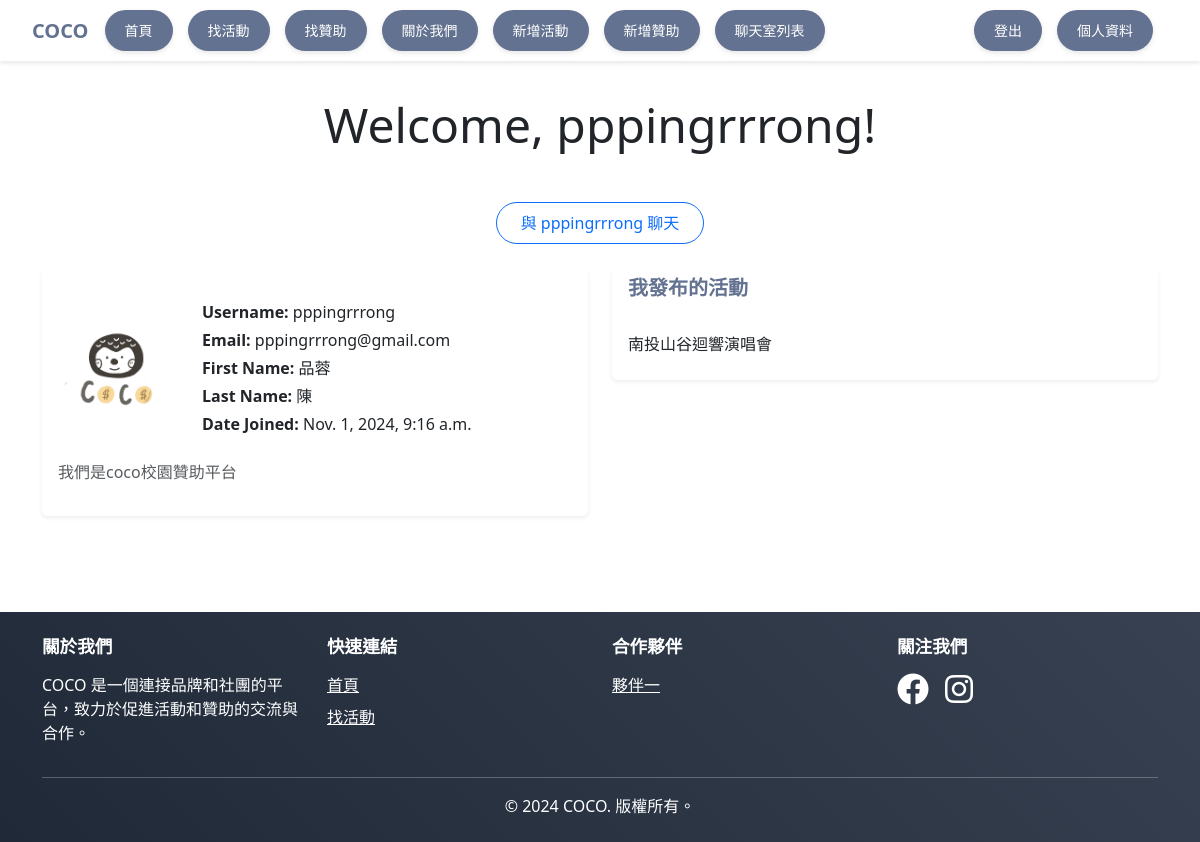
/user/2/, run on an earlier commit of the app's database.
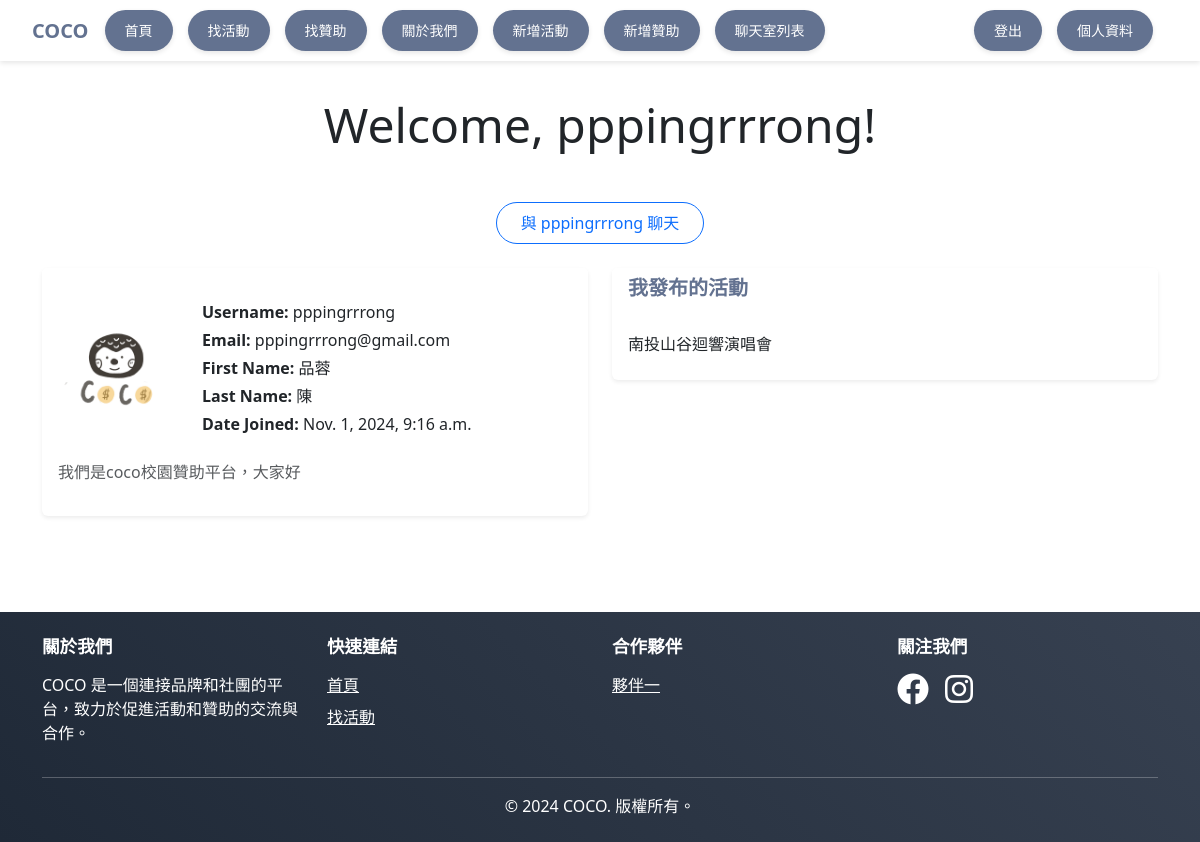
And on a later commit of the database.
### events/models.py (models this page shows, shortened)
class UserProfile(models.Model):
    user = models.OneToOneField(User, on_delete=models.CASCADE, related_name='profile')
    photo = models.ImageField(upload_to='user_photos/', blank=True, null=True,default='user_photos/default.jpg')
    description = models.TextField(blank=True, null=True)

### events/views.py (the view)
# urls.py: path('user/<int:user_id>/', views.user_profile, name='user_profile'),
def user_profile(request, user_id):
    User = get_user_model()
    user = get_object_or_404(User, id=user_id)
    user_extend = UserProfile.objects.get(user=user)
    user_activities = Activitynew.objects.filter(organizer=user)
    db = firestore.client()
    chat_id = get_or_create_chat(request.user.username, user.username)
    context = {
        'user': user,
        'user_extend': user_extend,
        'user_activities': user_activities,
        'chat_id': chat_id
    }
    return render(request, 'events/user_profile.html', context)

### events/views.py (called while the page is built)
def get_or_create_chat(user1, user2):
    db = firestore.client()
    chats_ref = db.collection('chatrooms')
    query = chats_ref.where('members', 'array_contains', user1).get()
    for chat in query:
        if user2 in chat.to_dict()['members']:
            return chat.id
    new_chat_ref = chats_ref.document()
    new_chat_ref.set({
        'members': [user1, user2],
        'createtime': firestore.SERVER_TIMESTAMP
    })
    return new_chat_ref.id

### events/templates/events/user_profile.html
{% extends 'base.html' %}
{% load django_bootstrap5 %}
{% load static %}
{% block content %}
<div class="container py-5">
    <div class="text-center mb-5">
        <h1 class="display-5">Welcome, {{ user.username }}!</h1>
    </div>
    {% if user.id != request.user.id %}
    <div class="d-flex justify-content-center mb-4">
        <a href="{% url 'chatroom' chat_id=chat_id %}" class="btn btn-outline-primary rounded-pill px-4 py-2">
            與 {{ user.username }} 聊天
        </a>
    </div>
    {% endif %}
    <div class="row gy-4">
        <div class="col-lg-6">
            <div class="card border-0 shadow-sm">
                <div class="card-header bg-white border-0">
                </div>
                <div class="card-body">
                    <div class="d-flex align-items-center mb-4">
                        <div class="me-4">
                            {% if user_extend.photo %}
                            <img src="{{ user_extend.photo.url }}" alt="{{ user_extend.user }}" class="img-fluid rounded-circle" style="width: 120px; height: 120px; object-fit: cover;">
                            {% else %}
                            <img src="{% static 'default.jpg' %}" alt="Default Profile Picture" class="img-fluid rounded-circle" style="width: 120px; height: 120px; object-fit: cover;">
                            {% endif %}
                        </div>
                        <div>
                            <p class="mb-1"><strong>Username:</strong> {{ user.username }}</p>
                            <p class="mb-1"><strong>Email:</strong> {{ user.email }}</p>
                            <p class="mb-1"><strong>First Name:</strong> {{ user.first_name }}</p>
                            <p class="mb-1"><strong>Last Name:</strong> {{ user.last_name }}</p>
                            <p class="mb-0"><strong>Date Joined:</strong> {{ user.date_joined }}</p>
                        </div>
                    </div>
                    <p class="text-muted"><strong></strong> {{ user_extend.description }}</p>
                </div>
            </div>
        </div>
        <div class="col-lg-6">
            <div class="card border-0 shadow-sm">
                <div class="card-header bg-white border-0">
                    <h5 class="mb-0 fw-bold" style="color: #637290;">我發布的活動</h5>
                </div>
                <div class="card-body">
                    {% if user_activities %}
                    <ul class="list-group list-group-flush">
                        {% for activity in user_activities %}
                        {% if activity.check_status %}
                        <li class="list-group-item px-0">
                            <a href="{% url 'activity_detail' activity.id %}" class="text-decoration-none text-dark">
                                {{ activity.title }}
                            </a>
                        </li>
                        {% endif %}
                        {% endfor %}
                    </ul>
                    {% else %}
                    <p class="text-muted mb-0">你還沒有發布任何活動。</p>
                    {% endif %}
                </div>
            </div>
        </div>
    </div>
</div>
{% endblock %}

What changed in the data, as far as the page shows it:
changed UserProfile: description "我們是coco校園贊助平台" → "我們是coco校園贊助平台，大家好"
